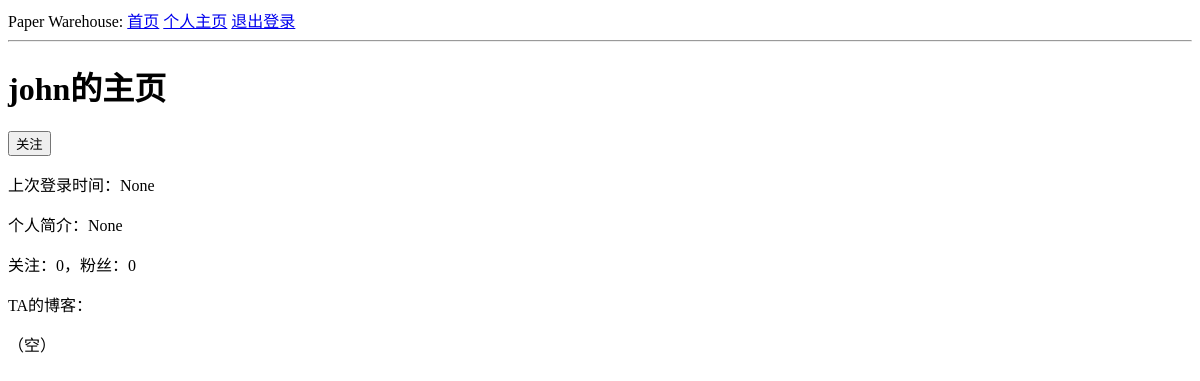
Page /user/john (signed in) on the earlier database version.
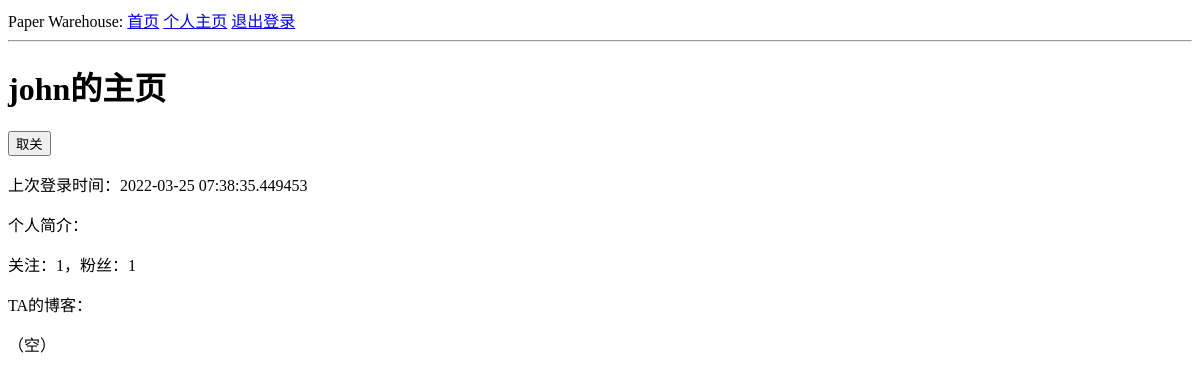
Same page on the later database version.
### app/models.py (models this page shows, shortened)
class User(UserMixin, db.Model):
    id = db.Column(db.Integer, primary_key=True)
    username = db.Column(db.String(64), index=True, unique=True)
    email = db.Column(db.String(64), index=True, unique=True)
    password_hash = db.Column(db.String(128))
    posts = db.relationship('Post', backref='author', lazy='dynamic')
    about_me = db.Column(db.String(140), default='这个人很懒，什么都没有写~')
    last_seen = db.Column(db.DateTime, default=datetime.utcnow)
    followed = db.relationship(
        'User', # Right side class(entity) of the relationship, here is User itself
        secondary=followers,
        primaryjoin=(followers.c.follower_id == id),
        secondaryjoin=(followers.c.followed_id == id),
        backref=db.backref('followers', lazy='dynamic'),
        lazy='dynamic'
    )
    def is_following(self, user):
        return self.followed.filter(
            followers.c.followed_id == user.id
        ).count() > 0

### app/routes.py (the view)
@app.route('/user/<username>')
@login_required
def user(username):
    user = User.query.filter_by(username=username).first_or_404()
    posts = [
        {'author': user, 'body': 'Happy mathematical analysis!'},
        {'author': user, 'body': 'Fucking real analysis!'}
    ]
    form = EmptyForm()
    return render_template('user.html', user=user, posts=posts, form=form)

### app/forms.py
class EmptyForm(FlaskForm):
    submit = SubmitField('提交')

### app/models.py (called while the page is built)
@login.user_loader
def load_user(id):
    return User.query.get(int(id))

### app/routes.py (called while the page is built)
@app.before_request
def before_request():
    if current_user.is_authenticated:
        current_user.last_seen = datetime.utcnow()
        db.session.commit()

### app/templates/user.html (shortened to what this page needs)
{% extends "base.html" %}
{% block content %}
    <h1>{{ user.username }}的主页</h1>
    {% if user == current_user %}
    <a href="{{ url_for('edit_profile')}}">修改个人信息</a>
    {% elif not current_user.is_following(user) %}
    <form action="{{ url_for('follow', username=user.username) }}" method="post">
        {{ form.submit(value="关注") }}
    </form>
    {% else %}
    <form action="{{ url_for('unfollow', username=user.username) }}" method="post">
        {{ form.submit(value="取关") }}
    </form>
    {% endif %}
    <p>上次登录时间：{{ user.last_seen }}</p>
    <p>个人简介：{{ user.about_me }}</p>
    <p>关注：{{ user.followed.count() }}，粉丝：{{ user.followers.count() }}</p>
    <p>TA的博客：</p>
    {% if not post %}<p>（空）</p>{% else %}
    {% for post in posts %}
    <p>
        {{ post.author.username }} ： <strong>{{ post.body }}</strong>
    </p>
    {% endfor %} {% endif %}
{% endblock %}

### app/templates/base.html (shortened to what this page needs)
<!doctype html>
<html lang="zh-cn">
<head>
    <link rel="stylesheet" href="{{ url_for('static', filename='css/base.css') }}" type="text/css"/>
</head>
<body>
    <div>
        Paper Warehouse:
        <a href="{{ url_for('index') }}">首页</a>
        {% if current_user.is_anonymous %}
        <a href="{{ url_for('login') }}">登录</a>
        |
        <a href="{{ url_for('register') }}">注册</a>
        {% else %}
        <a href="{{ url_for('user', username=current_user.username) }}">个人主页</a>
        <a href="{{ url_for('logout')}}">退出登录</a>
        {% endif %}
        </div>
    <hr />
    {% block content %}
    {% endblock %}
</body>
</html>

Differences in the rows shown:
changed User "john": last_seen "None" → "2022-03-25 07:38:35.449453"; about_me "None" → (not shown)
Other differences:
form field submit: (not shown) → "取关"
{{ user.followed.count() }}: "0" → "1"
{{ user.followers.count() }}: "0" → "1"
form field submit: "关注" → (not shown)
